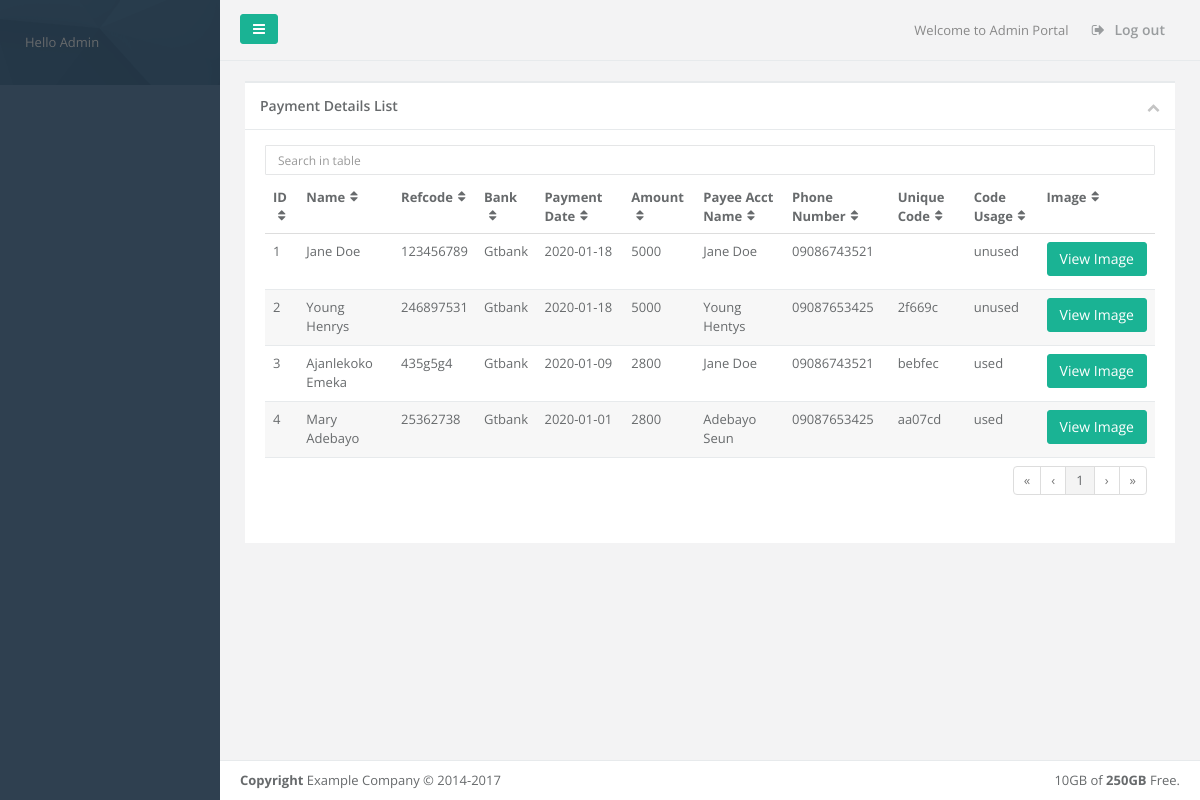
The app's page /online/dashboard.php (signed in) with its own data.
### tables this page shows
CREATE TABLE `payment_evidence` (
  `id` int(5) NOT NULL auto_increment,
  `name` varchar(225) NOT NULL,
  `screenshot` varchar(225) NOT NULL,
  `refcode` varchar(225) NOT NULL,
  `bank` varchar(225) NOT NULL,
  `payment_date` date NOT NULL,
  `amount` int(11) NOT NULL,
  `payee_acct_name` varchar(225) NOT NULL,
  `phone_number` varchar(15) NOT NULL,
  `unique_code` varchar(7) NOT NULL,
  `code_use` enum('unused','used') NOT NULL,
  PRIMARY KEY  (`id`),
  KEY `id` (`id`)
);

### online/dashboard.php (the view, shortened to what this page needs)
<?php
    require ('session.php');
?>
<!DOCTYPE html>
<html>
<head>
    <link href="css/bootstrap.min.css" rel="stylesheet">
    <link href="font-awesome/css/font-awesome.css" rel="stylesheet">
    <link href="css/plugins/footable/footable.core.css" rel="stylesheet">
    <link href="css/animate.css" rel="stylesheet">
    <link href="css/style.css" rel="stylesheet">
</head>
<body>
    <div id="wrapper">
    <nav class="navbar-default navbar-static-side" role="navigation">
            <div class="sidebar-collapse">
                <ul class="nav metismenu" id="side-menu">
                    <li class="nav-header">
                        Hello Admin
                    </li>
            </div>
        </nav>
        <div id="page-wrapper" class="gray-bg">
        <div class="row border-bottom">
            <nav class="navbar navbar-static-top" role="navigation" style="margin-bottom: 0">
        <div class="navbar-header">
            <a class="navbar-minimalize minimalize-styl-2 btn btn-primary " href="#"><i class="fa fa-bars"></i> </a>
        </div>
            <ul class="nav navbar-top-links navbar-right">
                <li>
                    <span class="m-r-sm text-muted welcome-message">Welcome to Admin Portal</span>
                </li>
                <li>
                    <a href="logout.php">
                        <i class="fa fa-sign-out"></i> Log out
                    </a>
                </li>
            </ul>
        </nav>
        </div>
        <div class="wrapper wrapper-content animated fadeInRight">
            <div class="row">
                <div class="col-lg-12">
                    <div class="ibox float-e-margins">
                        <div class="ibox-title">
                            <h5>Payment Details List</h5>
                            <div class="ibox-tools">
                                <a class="collapse-link">
                                    <i class="fa fa-chevron-up"></i>
                                </a>
                            </div>
                        </div>
                        <div class="ibox-content">
                            <input type="text" class="form-control input-sm m-b-xs" id="filter"
                                   placeholder="Search in table">
                         <div class="table-responsive">
                            <table class="footable table table-stripped" data-page-size="20" data-filter=#filter>
                                <thead>
                                <tr>
                                    <th>ID</th>
                                    <th>Name</th>
                                    <th>Refcode</th>
                                    <th>Bank</th>
                                    <th>Payment Date</th>
                                    <th>Amount</th>
                                    <th>Payee Acct Name</th>
                                    <th>Phone Number</th>
                                    <th>Unique Code</th>
                                    <th>Code Usage</th>
                                    <th>Image</th>
                                </tr>
                                </thead>
                                <tbody>
                                <?php
                                    $getList = "SELECT * FROM payment_evidence";
                                    $result = mysqli_query($conn,$getList);
                                    $count = mysqli_num_rows($result);
                                    if($count > 0){
                                    while($row = $result->fetch_assoc()) {
                                ?>
                                <tr>
                                    <td><?php echo $row['id']?></td>
                                    <td><?php echo $row['name']?></td>
                                    <td><?php echo $row['refcode']?></td>
                                    <td><?php echo $row['bank']?></td>
                                    <td><?php echo $row['payment_date']?></td>
                                    <td><?php echo $row['amount']?></td>
                                    <td><?php echo $row['payee_acct_name']?></td>
                                    <td><?php echo $row['phone_number']?></td>
                                    <td><?php echo $row['unique_code']?></td>
                                    <td><?php echo $row['code_use']?></td>
                                    <td>
                                        <button type="button" class="btn btn-primary" data-toggle="modal" data-target="#myModal<?=$row['id'];?>">
                                            View Image
                                        </button>
                                    </td>
                                </tr>
                    <?php
                        }
                        }else{
                            echo "Nothing to display";
                        }
                    ?>
                                </tbody>
                                <tfoot>
                                <tr>
                                    <td colspan="12">
                                        <ul class="pagination pull-right"></ul>
                                    </td>
                                </tr>
                                </tfoot>
                            </table>
                        </div>
                        </div>
                    </div>
                </div>
            </div>
        </div>
        <div class="footer">
            <div class="pull-right">
                10GB of <strong>250GB</strong> Free.
            </div>
            <div>
                <strong>Copyright</strong> Example Company &copy; 2014-2017
            </div>
        </div>
        </div>
        </div>
</body>
</html>

### records on screen
payment_evidence: id "1", name "Jane Doe", refcode "123456789", bank "Gtbank", payment_date "2020-01-18", amount "5000", payee_acct_name "Jane Doe", phone_number "09086743521", code_use "unused"
payment_evidence: id "2", name "Young Henrys", refcode "246897531", bank "Gtbank", payment_date "2020-01-18", amount "5000", payee_acct_name "Young Hentys", phone_number "09087653425", unique_code "2f669c", code_use "unused"
payment_evidence: id "3", name "Ajanlekoko Emeka", refcode "435g5g4", bank "Gtbank", payment_date "2020-01-09", amount "2800", payee_acct_name "Jane Doe", phone_number "09086743521", unique_code "bebfec", code_use "used"
payment_evidence: id "4", name "Mary Adebayo", refcode "25362738", bank "Gtbank", payment_date "2020-01-01", amount "2800", payee_acct_name "Adebayo Seun", phone_number "09087653425", unique_code "aa07cd", code_use "used"
